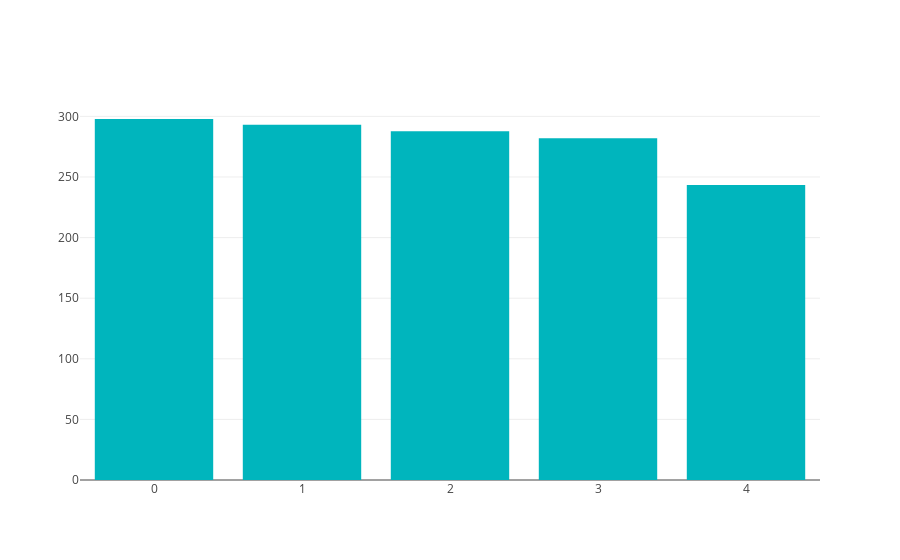

This figure's notebook cell:
### Markdown cell above
Ok, let's take a look on the avarage sales volume per week day, Its visible that the there is a downtrend between monday to friday, this pattern can help with the predictive power of the model as well.

### Code cell
sum_by_w = df.groupby(['week_day'], as_index=False)['total_invoices'].mean()
data = [go.Bar(x=sum_by_w.week_day, y=sum_by_w.total_invoices, marker=dict(color='#00b5bd'))]
iplot(data)

### Figure 1 — Plotly figure (JSON) as saved in the notebook; plotly's stock layout.template omitted (floating-point values rounded to 4 significant figures)
{"data": [{"marker": {"color": "#00b5bd"}, "type": "bar", "uid": "8d6d3b98-c8eb-44ef-83e8-c46ab95491b7", "x": [0, 1, 2, 3, 4], "y": [297.8, 293.2, 287.7, 281.9, 243.3]}], "layout": {}}
